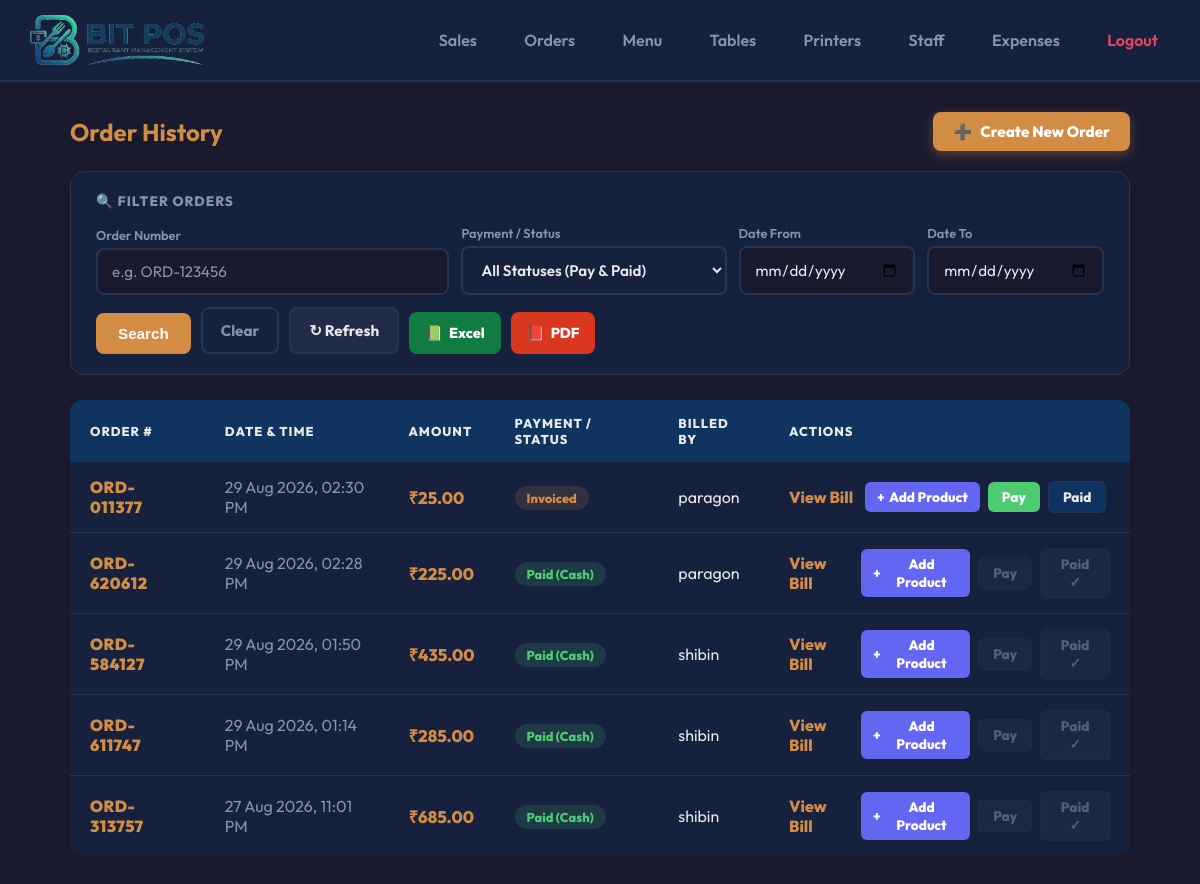
Screenshot of /orders/ (signed in) with the database file from the repository.
### core/models.py (models this page shows, shortened)
class Order(models.Model):
    STATUS_CHOICES = (
        ('pending', 'Pending'),
        ('invoiced', 'Invoiced'),
        ('paid', 'Paid'),
        ('cancelled', 'Cancelled'),
    )
    PAYMENT_CHOICES = (
        ('cash', 'Cash'),
        ('card', 'Card / Online'),
        ('split', 'Split (Cash + Card)'),
    )
    company = models.ForeignKey(Company, related_name='orders', on_delete=models.CASCADE)
    order_number = models.CharField(max_length=20, unique=True, blank=True)
    table = models.ForeignKey(Table, related_name='orders', on_delete=models.SET_NULL, null=True, blank=True)
    status = models.CharField(max_length=20, choices=STATUS_CHOICES, default='pending')
    payment_method = models.CharField(max_length=10, choices=PAYMENT_CHOICES, default='cash')
    cash_amount = models.DecimalField(max_digits=10, decimal_places=2, default=0.00)
    upi_amount = models.DecimalField(max_digits=10, decimal_places=2, default=0.00)
    total_amount = models.DecimalField(max_digits=10, decimal_places=2, default=0.00)
    order_type = models.CharField(max_length=20, default='dine_in')
    billed_by = models.ForeignKey('auth.User', on_delete=models.SET_NULL, null=True, blank=True)
    created_at = models.DateTimeField(auto_now_add=True)

### core/views.py (the view, shortened to what this page needs)
# urls.py: path('orders/', views.order_history, name='order_history'),
@login_required(login_url='login_view')
def order_history(request):
    if not hasattr(request.user, 'profile') or request.user.profile.role != 'admin':
        return HttpResponseForbidden("Access Denied.")
    company = getattr(request.user.profile, 'company', None)
    if company:
        orders = Order.objects.filter(company=company).order_by('-created_at')
    else:
        orders = Order.objects.all().order_by('-created_at')
    search = request.GET.get('search', '').strip()
    status_filter = request.GET.get('status', '').strip()
    date_from = request.GET.get('date_from', '')
    date_to = request.GET.get('date_to', '')
    if search:
        orders = orders.filter(order_number__icontains=search)
    if date_from:
        orders = orders.filter(created_at__date__gte=date_from)
    if date_to:
        orders = orders.filter(created_at__date__lte=date_to)
    if company:
        menu_items = MenuItem.objects.filter(company=company, is_available=True).select_related('category').order_by('category__name', 'name')
        tables = Table.objects.filter(company=company).order_by('table_number')
        categories = Category.objects.filter(company=company).order_by('name')
    else:
        menu_items = MenuItem.objects.filter(is_available=True).select_related('category').order_by('category__name', 'name')
        tables = Table.objects.all().order_by('table_number')
        categories = Category.objects.all().order_by('name')
    return render(request, 'core/order_history.html', {
        'orders': orders,
        'search': search,
        'status_filter': status_filter,
        'date_from': date_from,
        'date_to': date_to,
        'total_results': orders.count(),
        'menu_items': menu_items,
        'tables': tables,
        'categories': categories,
        'company': company,
    })

### core/templates/core/order_history.html (shortened to what this page needs)
<!DOCTYPE html>
<html lang="en">
<head>
</head>
<body>
    <header>
        <h1><img src="/static/core/images/logo.png" alt="BITPOS" style="height: 50px; vertical-align: middle;"></h1>
        <div class="nav-links">
            <a href="/sales/">Sales</a>
            <a href="/orders/">Orders</a>
            <a href="/menu/">Menu</a>
            <a href="/tables/">Tables</a>
            <a href="/printers/">Printers</a>
            <a href="/users/">Staff</a>
            <a href="/expenses/">Expenses</a>
            <a href="/logout/" style="color:#E94560; font-weight:600; text-decoration:none;">Logout</a>
        </div>
    </header>
    <div class="container">
        <div style="display:flex; justify-content:space-between; align-items:center; margin-bottom:20px; flex-wrap:wrap; gap:15px;">
            <h2 style="margin:0;">Order History</h2>
            <button type="button" onclick="openNewOrderModal()" class="btn-create-order" title="Create a new order and take bill">
                <span>➕</span> Create New Order
            </button>
        </div>
        <div class="search-panel">
            <div class="search-panel-title">🔍 Filter Orders</div>
            <form method="GET" id="searchForm">
                <div class="search-fields">
                    <div class="search-field" style="flex: 2;">
                        <label>Order Number</label>
                        <input type="text" name="search" placeholder="e.g. ORD-123456" value="{{ search }}">
                    </div>
                    <div class="search-field" style="flex: 1.5;">
                        <label>Payment / Status</label>
                        <select name="status" style="width: 100%; padding: 12px 14px; border-radius: 8px; border: 2px solid var(--border); background: var(--card); color: var(--text); font-family: 'Outfit', sans-serif; font-size: 0.95rem; font-weight: 600;">
                            <option value="">All Statuses (Pay &amp; Paid)</option>
                        </select>
                    </div>
                    <div class="search-field">
                        <label>Date From</label>
                        <input type="date" name="date_from" value="{{ date_from }}">
                    </div>
                    <div class="search-field">
                        <label>Date To</label>
                        <input type="date" name="date_to" value="{{ date_to }}">
                    </div>
                    <div class="search-actions">
                        <button type="submit" class="btn-search">Search</button>
                        <a href="/orders/" class="btn-clear">Clear</a>
                        <button type="button" class="btn-refresh" onclick="window.location.reload();" title="Refresh Page">&#8635; Refresh</button>
                        <button type="button" class="btn-export-excel" onclick="exportOrders('excel')" title="Export orders to Excel (.xlsx)"><span>📗</span> Excel</button>
                        <button type="button" class="btn-export-pdf" onclick="exportOrders('pdf')" title="Export orders to PDF (.pdf)"><span>📕</span> PDF</button>
                    </div>
                </div>
            </form>
        </div>
        <table>
            <tr>
                <th>Order #</th>
                <th>Date &amp; Time</th>
                <th>Amount</th>
                <th>Payment / Status</th>
                <th>Billed By</th>
                <th>Actions</th>
            </tr>
            {% for order in orders %}
            <tr id="order-row-{{ order.order_number }}">
                <td><a href="/orders/{{ order.order_number }}/" class="order-link" style="font-weight:900; font-size:1rem; letter-spacing:0.5px;">{{ order.order_number }}</a></td>
                <td style="color:var(--muted)">{{ order.created_at|date:"d M Y, h:i A" }}</td>
                <td style="font-weight:800; color:var(--primary); font-size:1.05rem;" id="amount-col-{{ order.order_number }}">&#8377;{{ order.total_amount }}</td>
                <td id="status-col-{{ order.order_number }}">
                    {% if order.status == 'pending' %}
                        <span class="badge badge-pending">Pending</span>
                    {% elif order.status == 'invoiced' %}
                        <span class="badge badge-invoiced">Invoiced</span>
                    {% elif order.status == 'paid' %}
                        <span class="badge badge-paid">Paid ({{ order.get_payment_method_display }})</span>
                    {% else %}
                        <span class="badge">{{ order.get_status_display }}</span>
                    {% endif %}
                </td>
                <td>{{ order.billed_by.username|default:"--" }}</td>
                <td>
                    <div style="display:flex; align-items:center; gap:8px;">
                        <a href="/bill/{{ order.order_number }}/" class="order-link" target="_blank" style="margin-right:4px;">View Bill</a>
                        <button type="button" onclick="openAddProductModal('{{ order.order_number }}', {{ order.total_amount|default:0 }})" class="btn-action-add" title="Add items to this order and take bill"><span>&#43;</span> Add Product</button>
                        {% if order.status == 'paid' %}
                            <button disabled class="btn-action-pay" title="Order already paid">Pay</button>
                            <button disabled class="btn-action-paid" title="Order already paid">Paid &#10003;</button>
                        {% else %}
                            <button onclick="openPayment('{{ order.order_number }}', {{ order.total_amount|default:0 }})" class="btn-action-pay" id="pay-btn-{{ order.order_number }}">Pay</button>
                            <button onclick="quickMarkPaid('{{ order.order_number }}', {{ order.total_amount|default:0 }}, this)" class="btn-action-paid" id="paid-btn-{{ order.order_number }}">Paid</button>
                        {% endif %}
                    </div>
                </td>
            </tr>
            {% empty %}
            <tr><td colspan="6" style="text-align:center; padding:40px; color:var(--muted)">
                {% if search or date_from or date_to %}No orders match your filter. <a href="/orders/" style="color:var(--primary);">Clear filters</a>{% else %}No orders yet{% endif %}
            </td></tr>
            {% endfor %}
        </table>
    </div>
</body>
</html>

### rows the page displays
Order: order_number "ORD-011377", created_at "29 Aug 2026, 02:30 PM", total_amount "25.00", status "Invoiced", billed_by.username "paragon"
Order: order_number "ORD-620612", created_at "29 Aug 2026, 02:28 PM", total_amount "225.00", payment_method "Cash", billed_by.username "paragon", status "Pay"
Order: order_number "ORD-584127", created_at "29 Aug 2026, 01:50 PM", total_amount "435.00", payment_method "Cash", billed_by.username "shibin", status "Pay"
Order: order_number "ORD-611747", created_at "29 Aug 2026, 01:14 PM", total_amount "285.00", payment_method "Cash", billed_by.username "shibin", status "Pay"
Order: order_number "ORD-313757", created_at "27 Aug 2026, 11:01 PM", total_amount "685.00", payment_method "Cash", billed_by.username "shibin", status "Pay"
